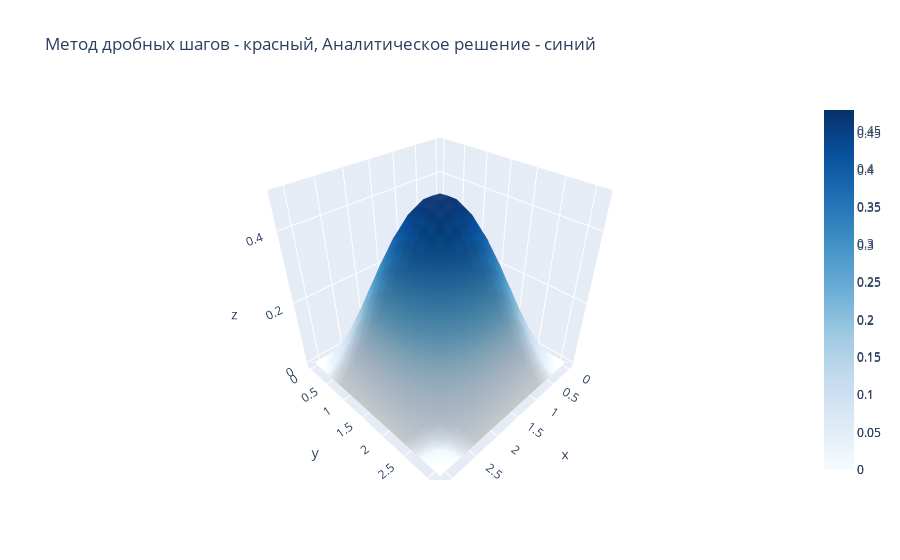

Notebook source saved alongside this figure:
### Code cell
fig = go.Figure(data=[go.Surface(z=UUU[len(TT) // 2], x=XX, y=YY, colorscale='Reds', name='Метод дробных шагов'), go.Surface(z=U_true2[len(TT) // 2], x=XX, y=YY, colorscale='Blues', name='Аналитическое решение')])
fig.update_layout(title='Метод дробных шагов - красный, Аналитическое решение - синий', showlegend=True)
fig.show()

### Figure 1 — Plotly figure (JSON) as saved in the notebook; plotly's stock layout.template omitted (floating-point values rounded to 4 significant figures; data arrays with more than 128 entries replaced by an {"elided": "..."} marker saying what was removed)
{"data": [{"colorscale": [[0, "rgb(255,245,240)"], [0.125, "rgb(254,224,210)"], [0.25, "rgb(252,187,161)"], [0.375, "rgb(252,146,114)"], [0.5, "rgb(251,106,74)"], [0.625, "rgb(239,59,44)"], [0.75, "rgb(203,24,29)"], [0.875, "rgb(165,15,21)"], [1, "rgb(103,0,13)"]], "name": "Метод дробных шагов", "type": "surface", "x": [0, 0.1653, 0.3307, 0.496, 0.6614, 0.8267, 0.9921, 1.157, 1.323, 1.488, 1.653, 1.819, 1.984, 2.15, 2.315, 2.48, 2.646, 2.811, 2.976, 3.142], "y": [0, 0.1653, 0.3307, 0.496, 0.6614, 0.8267, 0.9921, 1.157, 1.323, 1.488, 1.653, 1.819, 1.984, 2.15, 2.315, 2.48, 2.646, 2.811, 2.976, 3.142], "z": {"elided": "20x20 float values"}}, {"colorscale": [[0, "rgb(247,251,255)"], [0.125, "rgb(222,235,247)"], [0.25, "rgb(198,219,239)"], [0.375, "rgb(158,202,225)"], [0.5, "rgb(107,174,214)"], [0.625, "rgb(66,146,198)"], [0.75, "rgb(33,113,181)"], [0.875, "rgb(8,81,156)"], [1, "rgb(8,48,107)"]], "name": "Аналитическое решение", "type": "surface", "x": [0, 0.1653, 0.3307, 0.496, 0.6614, 0.8267, 0.9921, 1.157, 1.323, 1.488, 1.653, 1.819, 1.984, 2.15, 2.315, 2.48, 2.646, 2.811, 2.976, 3.142], "y": [0, 0.1653, 0.3307, 0.496, 0.6614, 0.8267, 0.9921, 1.157, 1.323, 1.488, 1.653, 1.819, 1.984, 2.15, 2.315, 2.48, 2.646, 2.811, 2.976, 3.142], "z": {"elided": "20x20 float values"}}], "layout": {"showlegend": true, "title": {"text": "Метод дробных шагов - красный, Аналитическое решение - синий"}}}
